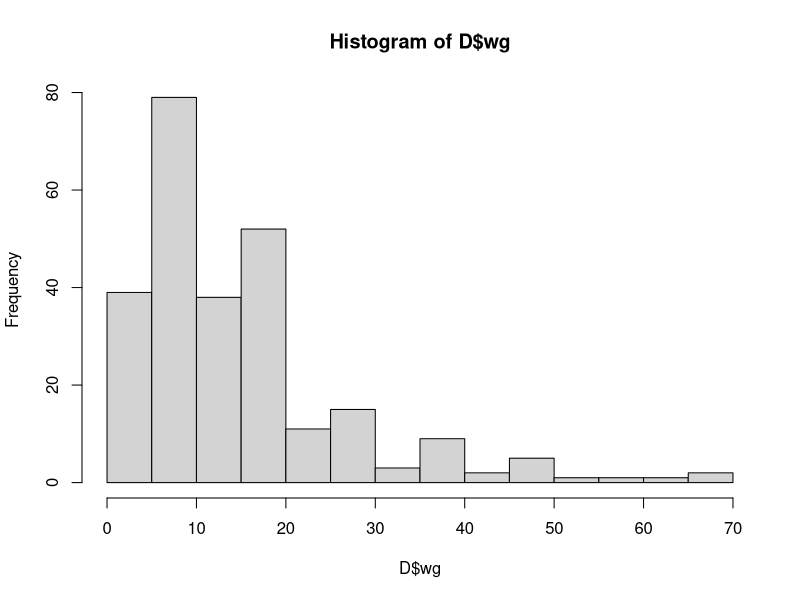
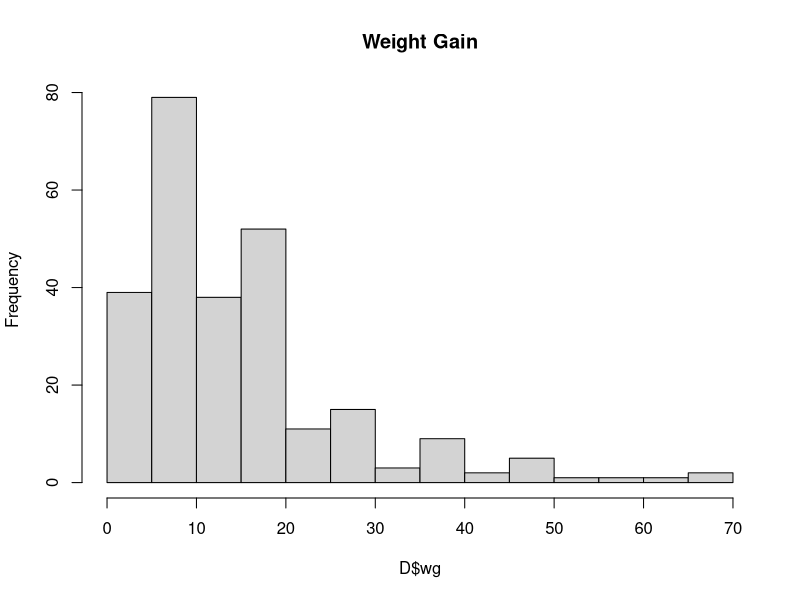
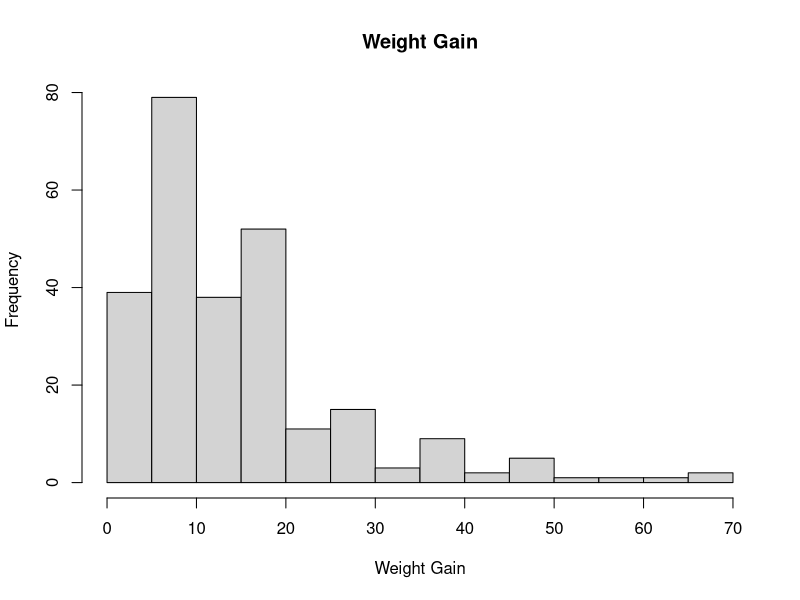
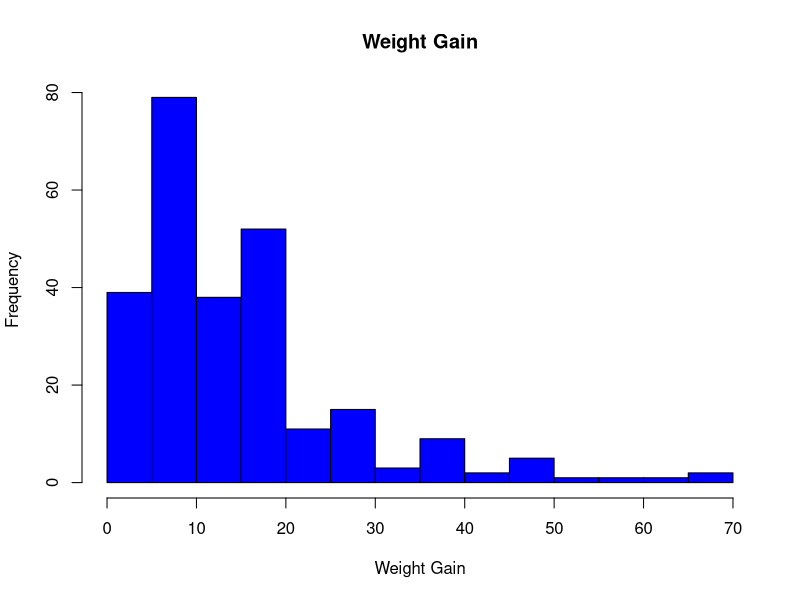
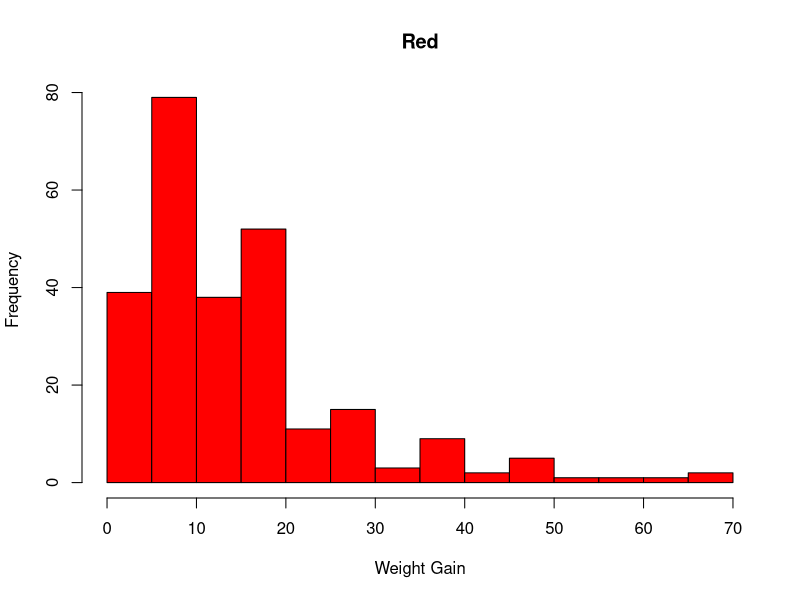
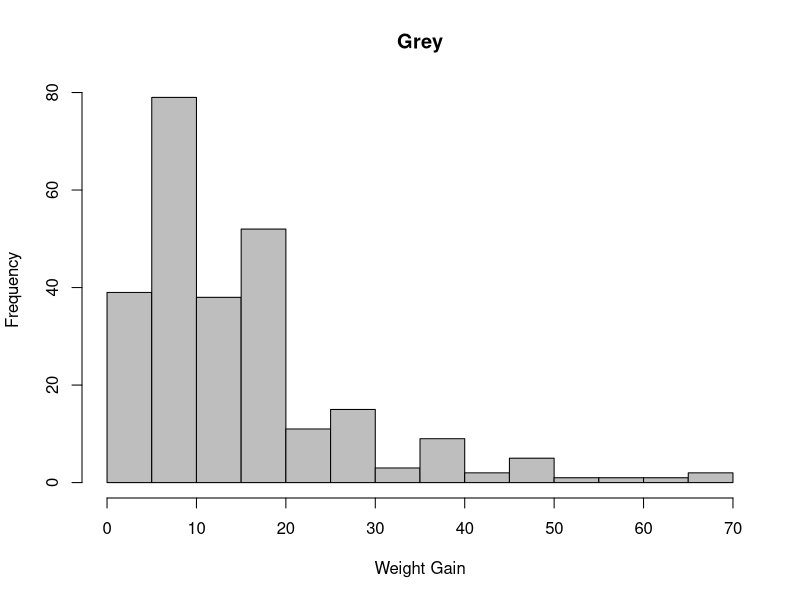
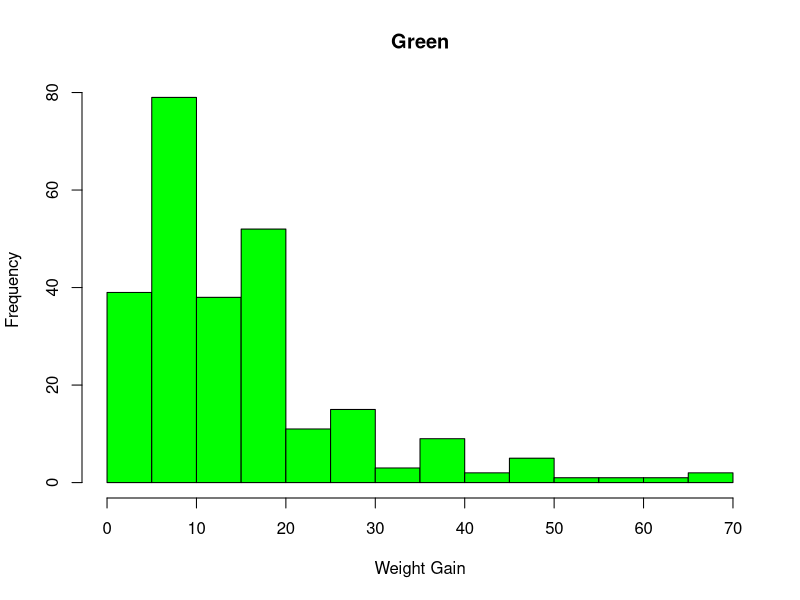
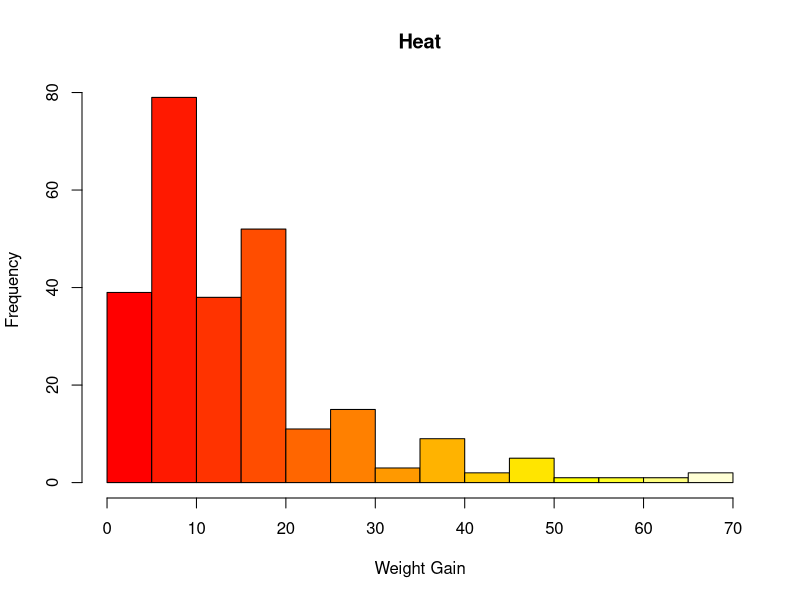

These figures' R source, in order:
D <- read.csv("wg.csv",header=TRUE)

hist(D$wg)
hist(D$wg , main='Weight Gain')
hist(D$wg , main='Weight Gain',xlab='Weight Gain', ylab ='Frequency')
hist(D$wg, main='Weight Gain',xlab='Weight Gain', ylab ='Frequency', col='blue')
par(mfrow=c(1,1))
hist(D$wg, main='Red',xlab='Weight Gain', ylab ='Frequency', col='red')
hist(D$wg, main='Grey',xlab='Weight Gain', ylab ='Frequency', col='grey')
hist(D$wg, main='Green',xlab='Weight Gain', ylab ='Frequency', col='green')
hist(D$wg, main='Heat',xlab='Weight Gain', ylab ='Frequency', col=heat.colors(14))
boxplot(D$wg)
boxplot(D$wg,main='Weight Gain',ylab='Weight Gain (lbs)')

wg.m <- D[D$Gender=="M",]
wg.f <- D[D$Gender=="F",]
boxplot(wg.m$wg,wg.f$wg)

boxplot(wg.m$wg, wg.f$wg, main='Weight Gain', ylab='Weight Gain (lbs)', 
names = c('Male','Female'))

levels(D$Shift)

wg.7a <- D[D$Shift=="7am",]
wg.8a <- D[D$Shift=="8am",]
wg.9a <- D[D$Shift=="9am",]
wg.10a <- D[D$Shift=="10am",]
wg.11a <- D[D$Shift=="11am",]
wg.12p <- D[D$Shift=="12pm",]

boxplot(wg.7a$wg, wg.8a$wg, wg.9a$wg, wg.10a$wg, wg.11a$wg, wg.12p$wg,  main='Weight Gain', ylab='Weight Gain (lbs)',
xlab='Shift', names = c('7am','8am','9am','10am','11am','12pm'))

plot(D$metmin,D$wg)
plot(D$metmin,D$wg,main='Met Minutes vs. Weight Gain', xlab='Mets (min)',ylab='Weight Gain (lbs)')
plot(D$metmin,D$wg,main='Met Minutes vs. Weight Gain', xlab='Mets (min)',ylab='Weight Gain (lbs)',pch=2)


D2 <- read.csv("Dell.csv",header=TRUE)
t1 <- 1:nrow(D2)
plot(t1,D2$DELL)
plot(t1,D2$DELL,type="l")
plot(t1,D2$DELL,type="l",main='Dell Closing Stock Price',xlab='Time',ylab='Price $')
lines(t1,D2$Intel,lty=2)

plot(t1,D2$Intel,type="l",main='Closing Stock Prices',xlab='Time',ylab='Price $')
lines(t1,D2$DELL,lty=2)

par(mfrow=c(1,1))
plot(t1,D2$Intel,type="l",main='Closing Stock Prices',xlab='Time',ylab='Price $')
lines(t1,D2$DELL,lty=2)
legend(60,45,c('Intel','Dell'),lty=c(1,2))

par(mfrow=c(2,2))
hist(D$wg, main='Histogram',xlab='Weight Gain', ylab ='Frequency', col=heat.colors(14))
boxplot(wg.7a$wg, wg.8a$wg, wg.9a$wg, wg.10a$wg, wg.11a$wg, wg.12p$wg,  main='Weight Gain', ylab='Weight Gain (lbs)',
xlab='Shift', names = c('7am','8am','9am','10am','11am','12pm'))
plot(D$metmin,D$wg,main='Met Minutes vs. Weight Gain', xlab='Mets (min)',ylab='Weight Gain (lbs)',pch=2)
plot(t1,D2$Intel,type="l",main='Closing Stock Prices',xlab='Time',ylab='Price $')
lines(t1,D2$DELL,lty=2)
